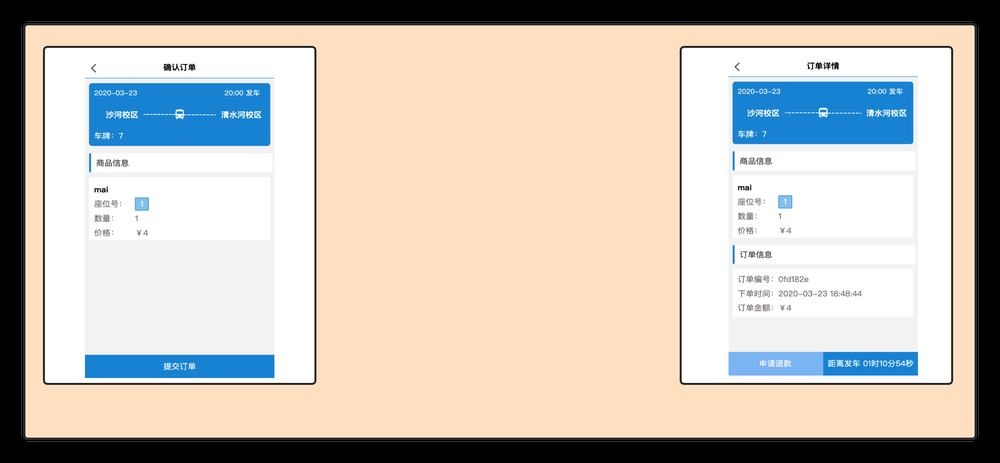
#> input picture imgs/下单服务页面.png, 1000 x 463 px, shrunk from 2048 x 948 before the run
$ python -i Image_deal.py   (imports and definitions only)
#> lines starting #> are read from the running program, lines starting #| are printed output that depends on the picture
from PIL import ImageDraw


class Myimage_deal(object):
    def __init__(self,image):
        self.image = image
        # 去噪参数
    def set_denoise_init(self, G, N, Z):
        self.G = G  # Integer 图像二值化阀值
        self.N = N  # Integer 降噪率 0 <N <8
        self.Z = Z  # Integer 降噪次数

    # 灰度处理
    def set_shades(self):
        self.image = self.image.convert('L')

    # 二值判断,如果确认是噪声,用改点的上面一个点的灰度进行替换
    # 该函数也可以改成RGB判断的,具体看需求如何
    def get_Pixel(self,image, x, y, G, N):
        L = self.image.getpixel((x, y))
        if L > G:
            L = True
        else:
            L = False

        nearDots = 0
        if L == (self.image.getpixel((x - 1, y - 1)) > G):
            nearDots += 1
        if L == (self.image.getpixel((x - 1, y)) > G):
            nearDots += 1
        if L == (self.image.getpixel((x - 1, y + 1)) > G):
            nearDots += 1
        if L == (self.image.getpixel((x, y - 1)) > G):
            nearDots += 1
        if L == (self.image.getpixel((x, y + 1)) > G):
            nearDots += 1
        if L == (self.image.getpixel((x + 1, y - 1)) > G):
            nearDots += 1
        if L == (self.image.getpixel((x + 1, y)) > G):
            nearDots += 1
        if L == (self.image.getpixel((x + 1, y + 1)) > G):
            nearDots += 1

        if nearDots < N:
            return self.image.getpixel((x, y - 1))
        else:
            return None

    # 降噪
    # 根据一个点A的RGB值，与周围的8个点的RBG值比较，设定一个值N（0 <N <8），当A的RGB值与周围8个点的RGB相等数小于N时，此点为噪点
    # G: Integer 图像二值化阀值
    # N: Integer 降噪率 0 <N <8
    # Z: Integer 降噪次数
    # 输出
    #  0：降噪成功
    #  1：降噪失败
    def set_denoise(self):
        draw = ImageDraw.Draw(self.image)
        for i in range(0, self.Z):
            for x in range(1, self.image.size[0] - 1):
                for y in range(1, self.image.size[1] - 1):
                    color = self.get_Pixel(self.image, x, y, self.G, self.N)
                    if color != None:
                        draw.point((x, y), color)

    # 保存图片
    def set_save(self,file_str):
        self.image.save(file_str)

>>> import cv2
>>> picture = cv2.imread('../imgs/下单服务页面.png', cv2.IMREAD_GRAYSCALE)
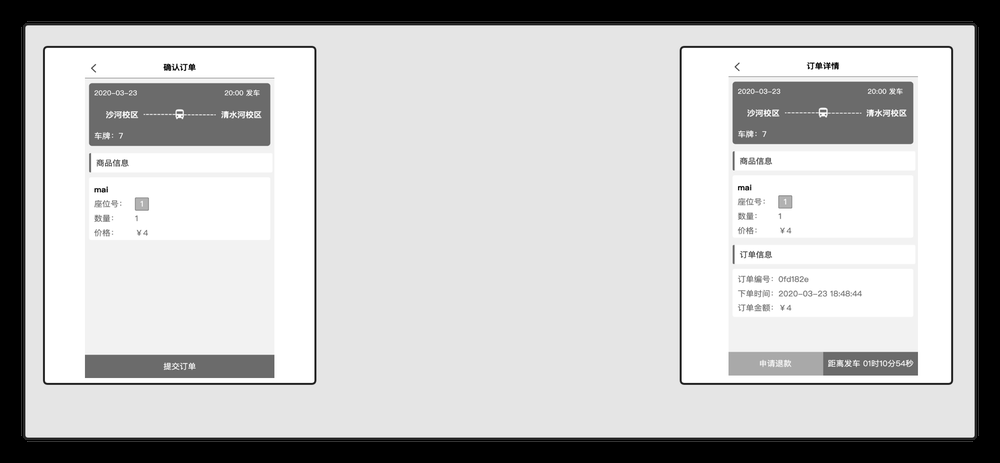
#> picture: shape (463, 1000); min 0, max 255, mean 191.3
#> (the run stopped early here; a loop or call above may not have finished)

$ run again, on imgs/前端我的订单.png
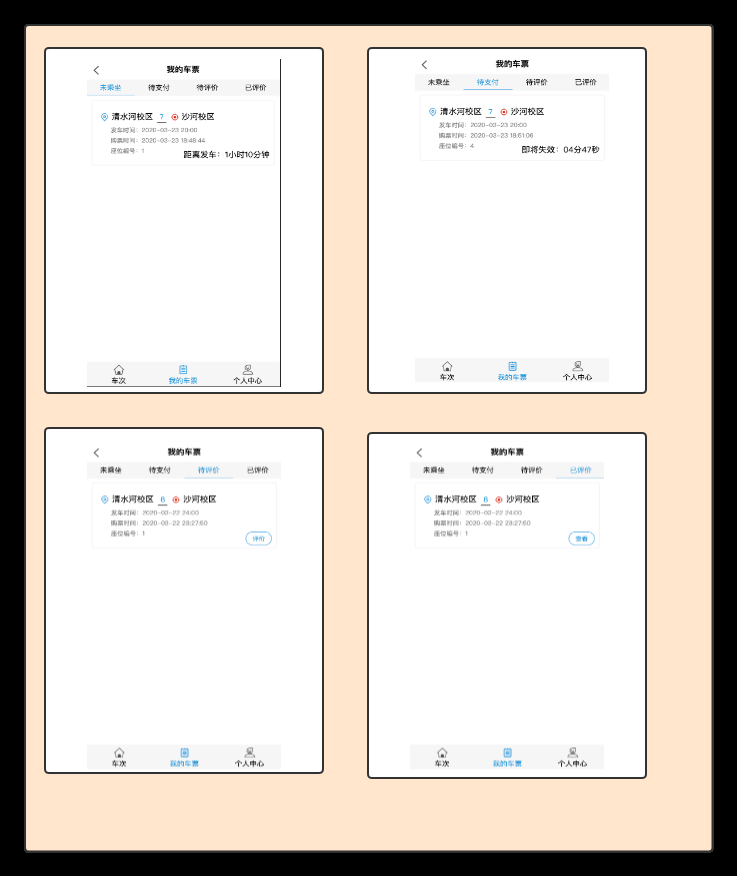
#> input picture imgs/前端我的订单.png, 737 x 876 px
#> `picture = cv2.imread('../imgs/下单服务页面.png', cv2.IMREAD_GRAYSCALE)`:
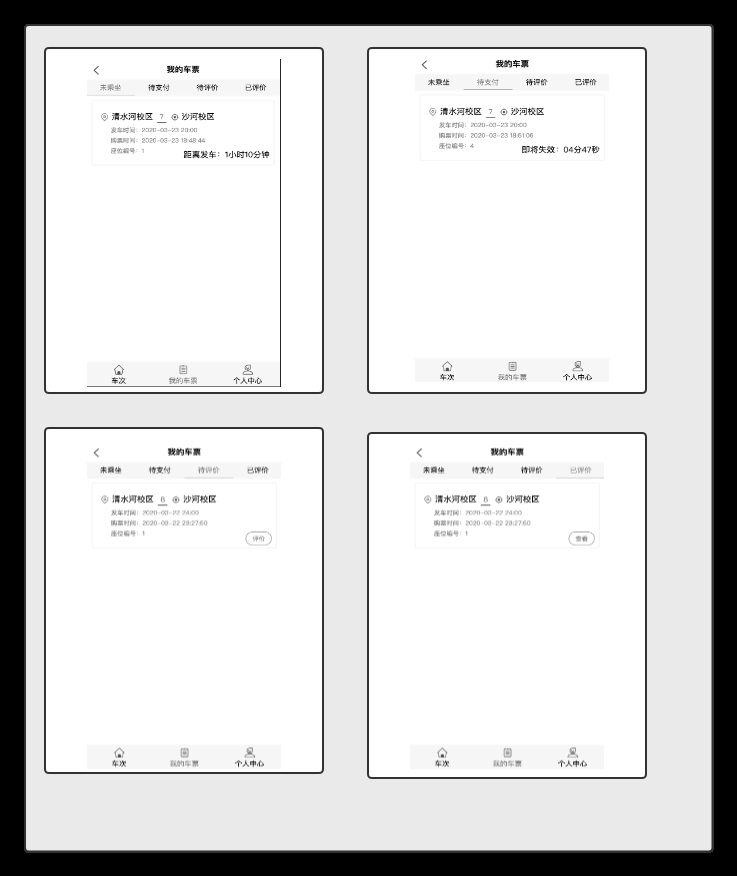
#> picture: shape (876, 737); min 0, max 255, mean 212.8

$ run again, on imgs/前端支付页面.png
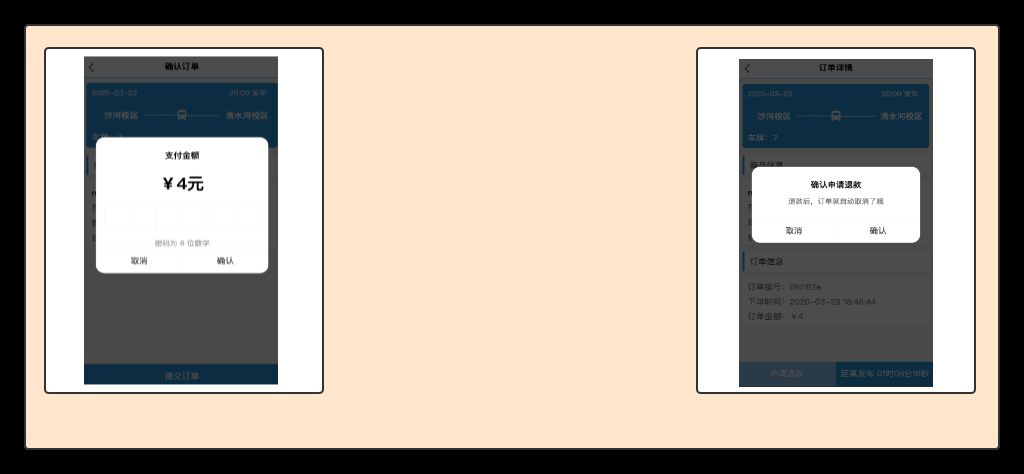
#> input picture imgs/前端支付页面.png, 1024 x 474 px
#> `picture = cv2.imread('../imgs/下单服务页面.png', cv2.IMREAD_GRAYSCALE)`:
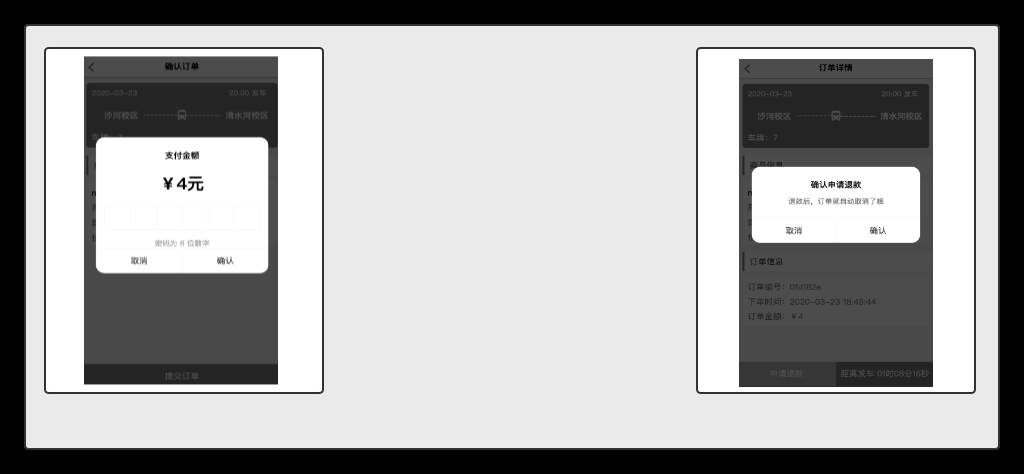
#> picture: shape (474, 1024); min 0, max 255, mean 167.9
